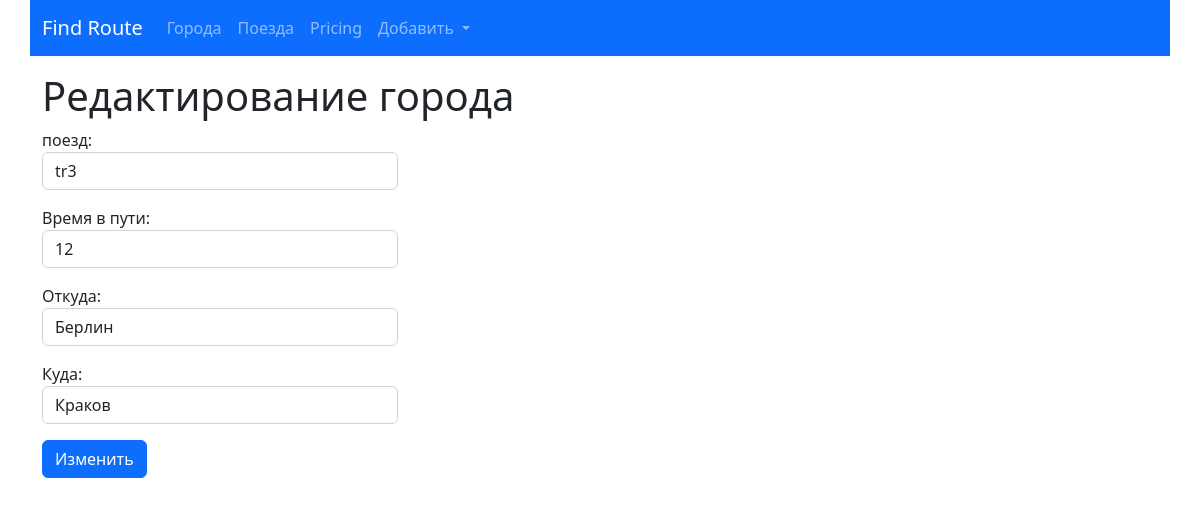
Page /trains/update/3 on the committed database.
### trains/models.py (models this page shows, shortened)
class Train(models.Model):
    name = models.CharField(max_length=50,
                            unique=True,
                            verbose_name='Номер поезда')
    travel_time = models.PositiveSmallIntegerField(verbose_name='Время в пути')
    from_city = models.ForeignKey(City,
                                  on_delete=models.CASCADE,
                                  related_name='from_city_set',
                                  verbose_name='Из какого города')
    to_city = models.ForeignKey('cities.City',
                                on_delete=models.CASCADE,
                                related_name='to_city_set',
                                verbose_name='В какой город')
    class Meta:
        verbose_name = "Поезд"
        verbose_name_plural = "Поезда"
        ordering = ['travel_time']

### cities/models.py (models this page shows, shortened)
class City(models.Model):
    name = models.CharField(max_length=100, unique=True, verbose_name="Название")
    def __str__(self):
        return self.name
    class Meta:
        verbose_name = "Город"
        verbose_name_plural = "Города"
        ordering = ['name']

### trains/views.py (the view)
# urls.py: path('update/<int:pk>', TrainUpdateView.as_view(), name="update"),
class TrainUpdateView(SuccessMessageMixin, UpdateView):
    model = Train
    form_class = TrainForm
    template_name = "trains/update.html"
    success_url = reverse_lazy('trains:home')
    success_message = "Поезд успешно отредактирован"

### trains/forms.py
class TrainForm(forms.ModelForm):
    name = forms.CharField(label='поезд',
                           widget=forms.TextInput(attrs={
                               'class': 'form-control',
                               'placeholder': 'Введите название поезда'}))
    travel_time = forms.IntegerField(label='Время в пути',
                                     widget=forms.NumberInput(attrs={
                                         'class': 'form-control',
                                         'placeholder': 'Введите время в пути'}))
    from_city = forms.ModelChoiceField(label='Откуда',
                                       queryset=City.objects.all(),
                                       widget=forms.Select(attrs={
                                           'class': 'form-control'}))
    to_city = forms.ModelChoiceField(label='Куда',
                                     queryset=City.objects.all(),
                                     widget=forms.Select(attrs={
                                         'class': 'form-control'}))
    class Meta:
        model = Train
        fields = "__all__"

### trains/templates/trains/update.html (shortened to what this page needs)
{% extends 'base.html' %}
{% block content%}
<h1>Редактирование города</h1>
{% include 'form.html' with button='Изменить'%}
{% endblock %}

### templates/form.html
<div class="row">
    <div class="col-md-4">
        <form action="{{ action }}" method="post"> {% csrf_token %}
            {{ form.as_p }}
            <button type="submit" class="btn btn-primary">{{ button }}</button>
        </form>
    </div>
</div>

### rows in the picture
Train: name "tr3", travel_time "12", from_city "Берлин", to_city "Краков"

### other values in the picture
{{ button }} "Изменить"
